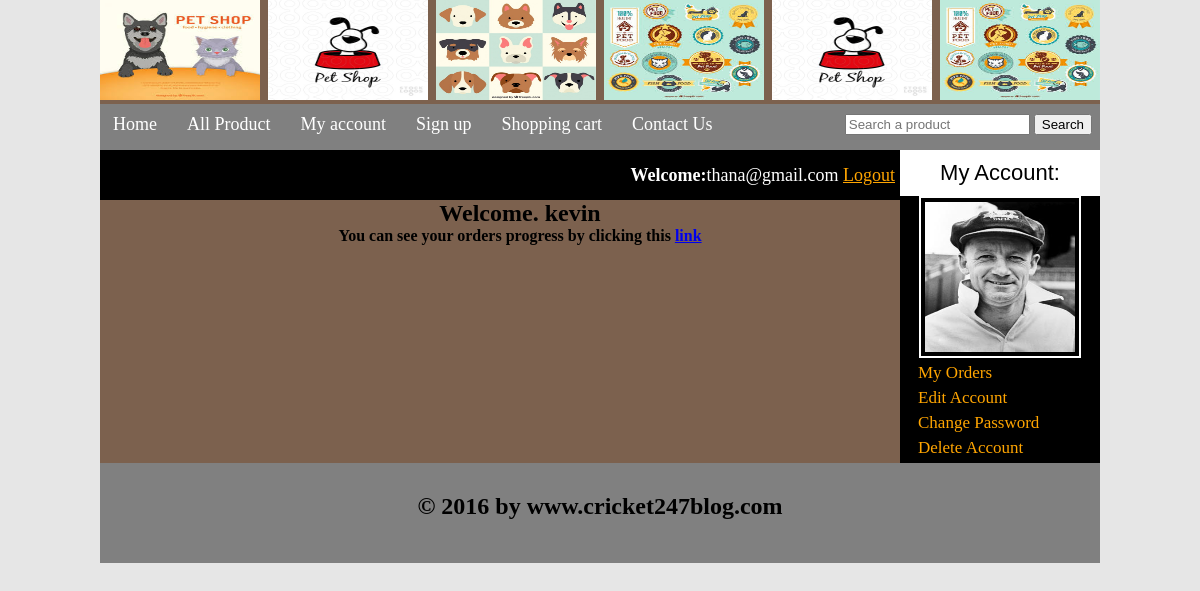
The app's page /customer/my_account.php (signed in) with its own data.
### tables this page shows
CREATE TABLE `customers` (
  `customer_id` int(100) NOT NULL,
  `customer_ip` varchar(255) NOT NULL,
  `customer_name` text NOT NULL,
  `customer_email` varchar(100) NOT NULL,
  `customer_pass` varchar(100) NOT NULL,
  `customer_country` text NOT NULL,
  `customer_city` text NOT NULL,
  `customer_contact` varchar(255) NOT NULL,
  `customer_image` text NOT NULL,
  `customer_address` text NOT NULL
);

### customer/my_account.php (the view, shortened to what this page needs)
<!DOCTYPE>
<?php
include("functions/functions.php");
?>
<html>
<head>
<link rel="stylesheet" href="styles/styles.css" media="all">
</head>
<body>
<div class="main_wrapper">
<div class="header_wrapper">
	<a href="../index.php"><img  src="images/petlogo.jpg" width="160px" height="100px"></a>&nbsp;
<a href="../index.php"><img src="images/petshopimg3.jpg" width="160px" height="100px"></a>&nbsp;
<a href="../index.php"><img src="images/petshopimg2.jpg" width="160px" height="100px"></a>&nbsp;
<a href="../index.php"><img src="images/petlogo3.jpg" width="160px" height="100px"></a>&nbsp;
<a href="../index.php"><img src="images/petshopimg3.jpg" width="160px" height="100px"></a>&nbsp;
<a href="../index.php"><img src="images/petlogo3.jpg" width="160px" height="100px"></a>
<div class="menubar">
<ul id="menu">
	<li><a href="../index.php">Home</a></li>
	<li><a href="../all_products.php">All Product</a></li>
	<li><a href="my_account.php">My account</a></li>
	<li><a href="#">Sign up</a></li>
	<li><a href="../cart.php">Shopping cart</a></li>
	<li><a href="#">Contact Us</a></li>
</ul>
<div id="form">
<form method="get" action="result.php" enctype="multipart/form-data">
	<input type="text" name="user_querry" placeholder="Search a product">
	<input type="submit" name="search" value="Search">
</form>
</div>
</div>
</div>
<div class="content_wrapper">
<div id="sidebar">
<div id="sidebar_title">My Account:</div>
<ul id="cats">
            <?php
				$user = $_SESSION['customer_email'];
				$get_img = "select * from customers where customer_email='$user'";
				$run_img = mysqli_query($con, $get_img);
				$row_img = mysqli_fetch_array($run_img);
				$c_image = $row_img['customer_image'];
				$c_name = $row_img['customer_name'];
				echo "<p style='text-align:center;'><img src='customer_images/$c_image' width='150' height='150'/></p>";
				?>
                 <li><a href="my_account.php?my_orders">My Orders</a></li>
				<li><a href="my_account.php?edit_account">Edit Account</a></li>
				<li><a href="my_account.php?change_pass">Change Password</a></li>
				<li><a href="my_account.php?delete_account">Delete Account</a></li>
</ul>
  </div>
<div id="content_area">
	<div id="shopping_cart">
		<span style="float:right;font-size:18px;padding:5px;line-height:40px;">
		<?php
					if(isset($_SESSION['customer_email'])){
					echo "<b>Welcome:</b>" . $_SESSION['customer_email'];
					}
					?>
		<?php
					if(!isset($_SESSION['customer_email'])){
					echo "<a href='checkout.php' style='color:orange;'>Login</a>";
					}
					else {
					echo "<a href='logout.php' style='color:orange;'>Logout</a>";
					}
					?>
	</span>
	</div>
	<div id="products_box">
		<?php
				if(!isset($_GET['my_orders'])){
					if(!isset($_GET['edit_account'])){
						if(!isset($_GET['change_pass'])){
							if(!isset($_GET['delete_account'])){
				echo " <h2>Welcome. $c_name</h2>";
		         echo "<b>You can see your orders progress by clicking this <a href='my_account.php?my_orders'>link</a></b>";
				}
				}
				}
				}
			?>
	</div>
</div>
</div>
<div id="footer">
<h2 style="text-align:center; padding-top:30px;">&copy; 2016 by www.cricket247blog.com</h2>
</div>
</div>
</body>
</html>

### customer/styles/styles.css (style rules this page uses)
html, body, div, span, applet, object, iframe, h1, h2, h3, h4, h5, h6, p, blockquote, pre, a, abbr, acronym, address, big, cite, code, del, dfn, em, img, ins, kbd, q, s, samp, small, strike, strong, sub, sup, tt, var, b, u, i, center, dl, dt, dd, ol, ul, li, fieldset, form, label, legend, table, caption, tbody, tfoot, thead, tr, th, td, article, aside, canvas, details, embed, figure, figcaption, footer, header, hgroup, menu, nav, output, ruby, section, summary, time, mark, audio, video { margin: 0; padding: 0; border: 0; vertical-align: baseline; }
body { background:#e6e6e6; }
.main_wrapper { width:1000px; height: auto; margin:auto; background: #7c614e; }
.header_wrapper { width:1000px; height:150px; margin:auto; }
.content_wrapper { width:1000px; margin:auto; background:#7c614e; }
#content_area { width:800px; float: left; background:#7c614e; }
#sidebar { width:200px; float:right; background:black; }
#sidebar_title { background:white; color:black; font-size:22px; font-family:arial; padding:10px; text-align:center; }
#cats { text-align: left; }
#cats li { list-style: none; display: block; margin:5px; }
#cats a { color: orange; padding: 8px; margin:5px; text-align: left; font-size: 17px; font-family: comic sans MS; text-decoration: none; }
#footer { width:1000px; height:100px; clear:both; background:gray; }
.menubar { width:1000px; height: 50px; background:gray; color: white; }
#menu { padding:0; margin:0; line-height: 40px; float: left; }
#menu li { list-style: none; display: inline; }
#menu a { text-decoration: none; padding: 8px; margin: 5px; color: white; font-size: 18px; font-family: COMIC SANS MS; }
#form { float: right; padding-right: 8px; line-height: 40px; }
#products_box { width:780px; text-align: center; margin-left: 30px; margin-bottom: 10px; }
#shopping_cart { width:800px; height: 50px; background: black; color: white; }
#cats img { border:2px solid white; padding: 4px; }

### records on screen
customers: customer_image (picture), customer_name "kevin"

### other values on screen
$_SESSION['customer_email'] "thana@gmail.com"
